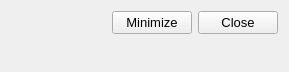
<?xml version="1.0" encoding="UTF-8"?>
<ui version="4.0">
 <class>PlotMSDataCollapsibleClass</class>
 <widget class="QWidget" name="PlotMSDataCollapsibleClass">
  <property name="geometry">
   <rect>
    <x>0</x>
    <y>0</y>
    <width>289</width>
    <height>72</height>
   </rect>
  </property>
  <property name="windowTitle">
   <string>PlotMSDataCollapsible</string>
  </property>
  <property name="styleSheet">
   <string notr="true"/>
  </property>
  <layout class="QVBoxLayout" name="widgetLayout">
   <property name="spacing">
    <number>1</number>
   </property>
   <item>
    <layout class="QHBoxLayout" name="horizontalLayout">
     <item>
      <spacer name="horizontalSpacer">
       <property name="orientation">
        <enum>Qt::Horizontal</enum>
       </property>
       <property name="sizeHint" stdset="0">
        <size>
         <width>40</width>
         <height>20</height>
        </size>
       </property>
      </spacer>
     </item>
     <item>
      <widget class="QPushButton" name="minMaxButton">
       <property name="font">
        <font>
         <pointsize>10</pointsize>
        </font>
       </property>
       <property name="toolTip">
        <string>Expand/Collapse Plot Data</string>
       </property>
       <property name="text">
        <string>Minimize</string>
       </property>
      </widget>
     </item>
     <item>
      <widget class="QPushButton" name="closeButton">
       <property name="font">
        <font>
         <pointsize>10</pointsize>
        </font>
       </property>
       <property name="toolTip">
        <string>Close Plot Data</string>
       </property>
       <property name="text">
        <string>Close</string>
       </property>
      </widget>
     </item>
    </layout>
   </item>
   <item>
    <spacer name="verticalSpacer">
     <property name="orientation">
      <enum>Qt::Vertical</enum>
     </property>
     <property name="sizeHint" stdset="0">
      <size>
       <width>20</width>
       <height>10</height>
      </size>
     </property>
    </spacer>
   </item>
  </layout>
 </widget>
 <layoutdefault spacing="6" margin="11"/>
 <resources/>
 <connections/>
</ui>
